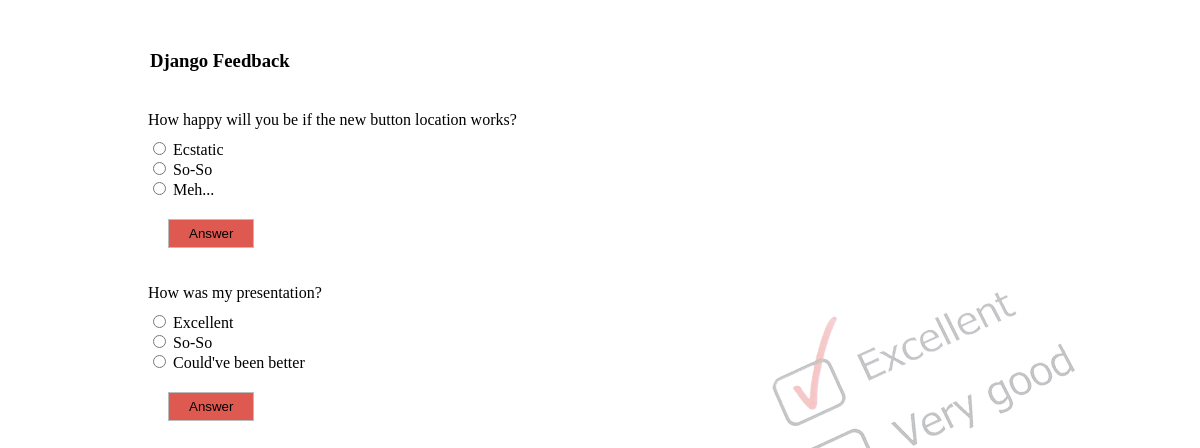
The page /feedback/ on the database its author committed.
### feedback/models.py (models this page shows, shortened)
@python_2_unicode_compatible
class Question(models.Model):
    question_text = models.CharField(max_length=200)
    pub_date = models.DateTimeField('date published')

@python_2_unicode_compatible
class Answer(models.Model):
    question = models.ForeignKey(Question, on_delete=models.CASCADE)
    answer_text = models.CharField(max_length=200)
    votes = models.IntegerField(default=0)

### feedback/views.py (the view)
class IndexView(generic.ListView):
    template_name = 'feedback/index.html'
    context_object_name = 'latest_question_list'
    def get_queryset(self):
        return Question.objects.order_by('-pub_date')[:5]

### feedback/templates/feedback/index.html (shortened to what this page needs)
{% load staticfiles %}
<link rel="stylesheet" type="text/css" href="{% static 'feedback/style.css' %}" />
<div class="container">
    <h3>Django Feedback</h3>
    {% if latest_question_list %}
        <ul>
        {% for question in latest_question_list %}
            <div class="question">
            <li><a href="{% url 'feedback:detail' question.id %}">{{ question.question_text }}</a></li>
            <form action="{% url 'feedback:answer' question.id %}" method="post">
            {% for answer in question.answer_set.all %}
                <input type="radio" name="answer" id="answer{{ forloop.counter }}" value="{{ answer.id }}" />
                <label for="answer{{ forloop.counter }}">{{ answer.answer_text }}</label><br />
            {% endfor %}
            <input type="submit" value="Answer" />
            </form>
            </div>
        {% endfor %}
        </ul>
    {% else %}
        <p>No feedback is available.</p>
    {% endif %}
</div>

### feedback/static/feedback/style.css (style rules this page uses)
li { list-style: none; padding-bottom: 10px; }
li a { color: black; text-decoration: none; }
input[type=submit] { border: 1px solid #bbb; margin: 20px 20px 0 20px; background: #DE5A51; padding: 6px 20px; cursor: pointer; }
.container { width: 70%; margin-left: 50px; margin-right: 50px; padding-left: 50px; padding-right: 50px; }
.question { padding: 20px 20px 0 0; }
h3 { margin-top: 50px; margin-left: 42px; }

### rows shown on the page
Question: question_text "How happy will you be if the new button location works?"
Answer: answer_text "Ecstatic"
Answer: answer_text "So-So"
Answer: answer_text "Meh..."
Question: question_text "How was my presentation?"
Answer: answer_text "Excellent"
Answer: answer_text "So-So"
Answer: answer_text "Could've been better"
